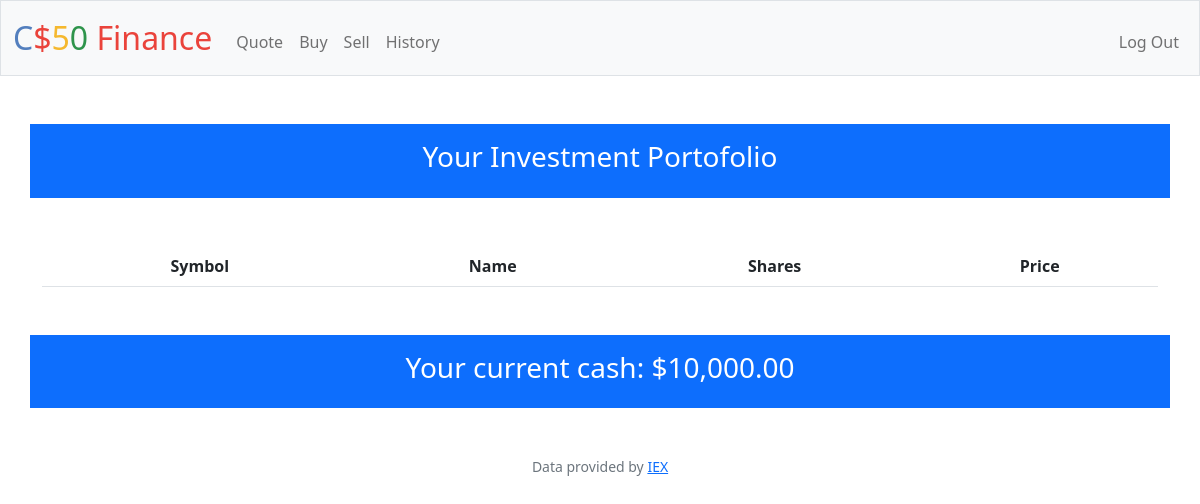
Page / (signed in) on the earlier database version.
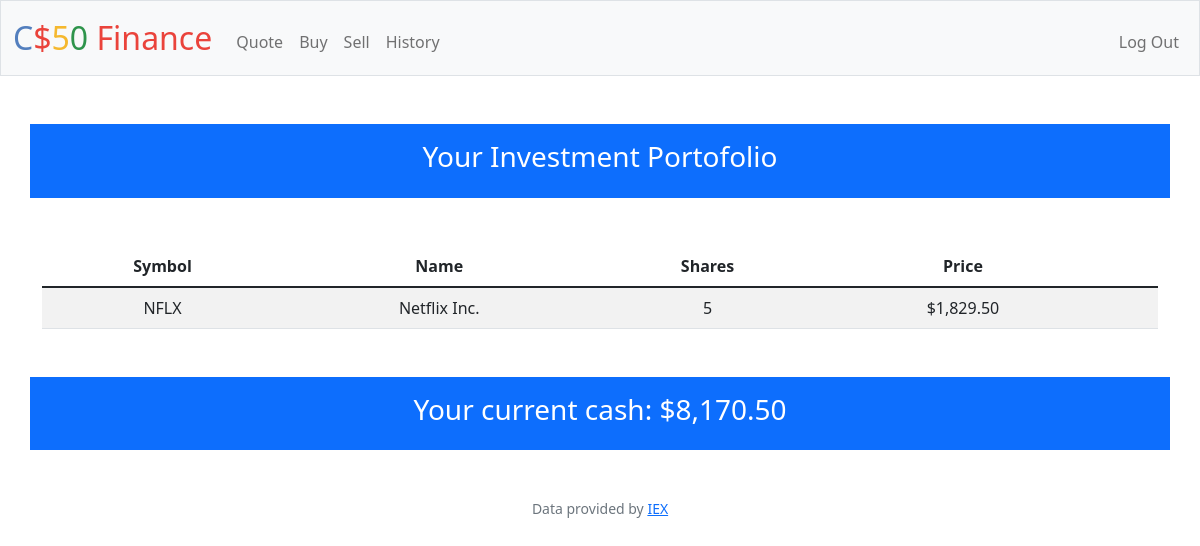
Same page on the later database version.
### tables this page shows
CREATE TABLE users (id INTEGER PRIMARY KEY AUTOINCREMENT NOT NULL, username TEXT NOT NULL, hash TEXT NOT NULL, cash NUMERIC NOT NULL DEFAULT 10000.00);

CREATE TABLE purchased_stock(
id integer primary key autoincrement not null,
user_id integer not null,
symbol text not null,
name text not null,
price float not null, shares integer after symbol);

### app.py (the view)
@app.route("/")
@login_required
def index():
    id = session["user_id"]
    """Show portfolio of stocks"""
    portofolio = db.execute("select symbol, name, price, sum(shares) as shares from purchased_stock where user_id = ? group by symbol", id)
    saldo = db.execute("select * from users where id = ?", id)[0]
    print(saldo)
    return render_template("index.html", portofolio = portofolio, balance=saldo)

### app.py (called while the page is built)
@app.after_request
def after_request(response):
    response.headers["Cache-Control"] = "no-cache, no-store, must-revalidate"
    response.headers["Expires"] = 0
    response.headers["Pragma"] = "no-cache"
    return response

### helpers.py (called while the page is built)
def login_required(f):
    @wraps(f)
    def decorated_function(*args, **kwargs):
        if session.get("user_id") is None:
            return redirect("/login")
        return f(*args, **kwargs)
    return decorated_function

def usd(value):
    return f"${value:,.2f}"

### templates/index.html (shortened to what this page needs)
{% extends "layout.html" %}
{% block main %}
    <div class="container p-3 bg-primary text-white">
        <h3>Your Investment Portofolio</h3>
    </div>
    <div class="container mt-5">
        <table class="table table-striped">
            <thead>
                <th>Symbol</th>
                <th>Name</th>
                <th>Shares</th>
                <th>Price</th>
            </thead>
            <tbody>
                {% for porto in portofolio %}
                <tr>
                    <td>{{ porto["symbol"] }}</td>
                    <td>{{ porto["name"] }}</td>
                    <td>{{ porto["shares"] }}</td>
                    <td>{{ porto["price"] | usd }}</td>
                    <td>{{ shares }}</td>
                </tr>
                {% endfor %}
            </tbody>
        </table>
    </div>
    <div class="container bg-primary p-3 mt-5 text-white">
        <h3>Your current cash: {{ balance["cash"] | usd }}</h3>
    </div>
{% endblock %}

Differences in the rows shown:
added purchased_stock: symbol "NFLX", name "Netflix Inc.", shares "5", price "$1,829.50"
changed users: cash "$10,000.00" → "$8,170.50"
